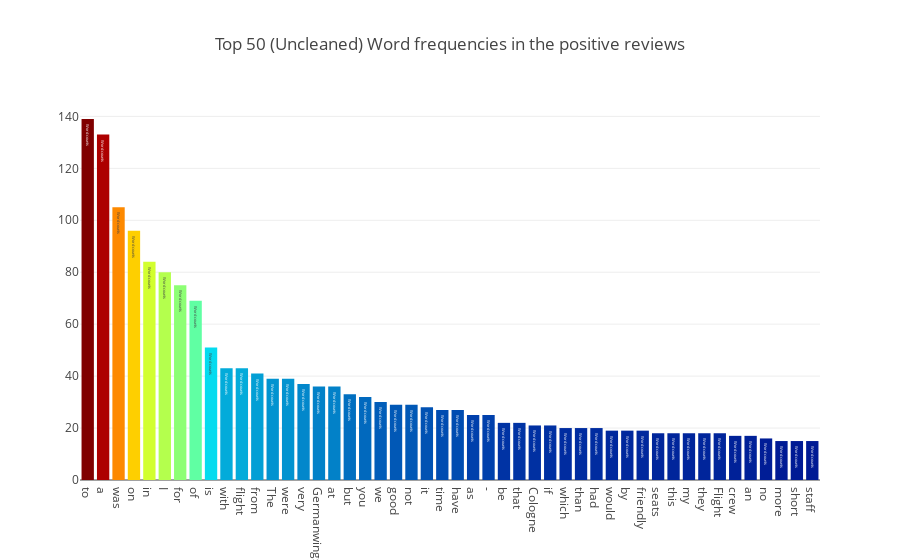

The code cell stored with this chart in its notebook:
### Code cell
all_words = df_review[df_review['Recommended']=="yes"]["Review"].str.split(expand=True).unstack().value_counts()
data = [go.Bar(
            x = all_words.index.values[2:50],
            y = all_words.values[2:50],
            marker= dict(colorscale='Jet',
                         color = all_words.values[2:100]
                        ),
            text='Word counts'
    )]

layout = go.Layout(
    title='Top 50 (Uncleaned) Word frequencies in the positive reviews'
)

fig = go.Figure(data=data, layout=layout)

py.iplot(fig, filename='basic-bar')

### Figure 1 — Plotly figure (JSON) as saved in the notebook; plotly's stock layout.template omitted (floating-point values rounded to 4 significant figures)
{"data": [{"marker": {"color": [139, 133, 105, 96, 84, 80, 75, 69, 51, 43, 43, 41, 39, 39, 37, 36, 36, 33, 32, 30, 29, 29, 28, 27, 27, 25, 25, 22, 22, 21, 21, 20, 20, 20, 19, 19, 19, 18, 18, 18, 18, 18, 17, 17, 16, 15, 15, 15, 14, 14, 14, 14, 14, 13, 13, 12, 12, 12, 12, 12, 12, 12, 12, 12, 11, 11, 11, 11, 11, 11, 11, 10, 10, 10, 10, 10, 10, 10, 10, 10, 10, 9, 9, 9, 9, 9, 9, 9, 9, 9, 9, 9, 9, 9, 9, 9, 8, 8], "colorscale": "Jet"}, "text": "Word counts", "type": "bar", "uid": "ded1d0c0-a722-431f-ab99-b1ada0102bb9", "x": ["to", "a", "was", "on", "in", "I", "for", "of", "is", "with", "flight", "from", "The", "were", "very", "Germanwings", "at", "but", "you", "we", "good", "not", "it", "time", "have", "as", "-", "be", "that", "Cologne", "if", "which", "than", "had", "would", "by", "friendly", "seats", "this", "my", "they", "Flight", "crew", "an", "no", "more", "short", "staff"], "y": [139, 133, 105, 96, 84, 80, 75, 69, 51, 43, 43, 41, 39, 39, 37, 36, 36, 33, 32, 30, 29, 29, 28, 27, 27, 25, 25, 22, 22, 21, 21, 20, 20, 20, 19, 19, 19, 18, 18, 18, 18, 18, 17, 17, 16, 15, 15, 15]}], "layout": {"title": {"text": "Top 50 (Uncleaned) Word frequencies in the positive reviews"}}}
